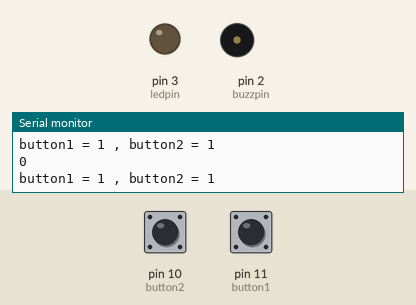
This sketch was run on a simulated Arduino Uno, built with avr-gcc and run on an emulated ATmega328P. Shown: output pins drawn as LEDs (lit = HIGH), buzzer (waves = sounding, pin HIGH), the last lines printed to the serial monitor. The test bench sets the inputs (shaded band); at power-on: pin 10 (button2) HIGH, pin 11 (button1) HIGH.

Above: at 1.3 s.
1.4 s: pin 10 (button2) pulled LOW for 1 s
At 1.87 s:
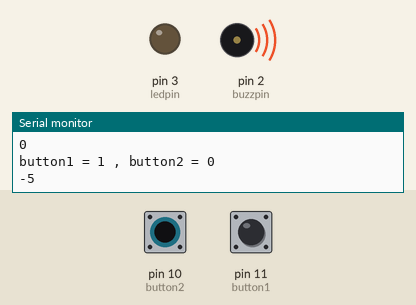
4.0 s: pin 11 (button1) pulled LOW for 3.2 s
At 8.0 s:
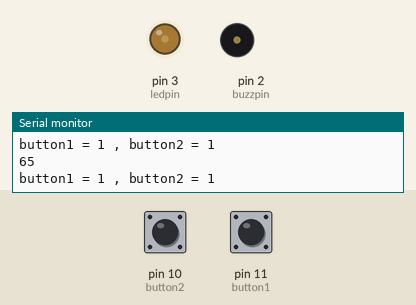
8.7 s: pin 11 (button1) pulled LOW for 3.2 s
At 12.5 s:
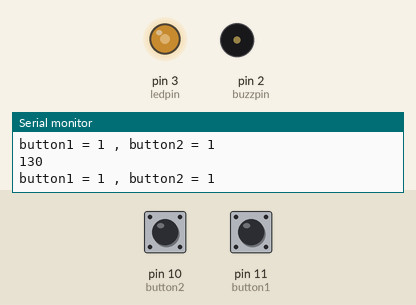
13.5 s: pin 11 (button1) pulled LOW for 3.2 s
At 17.1 s:
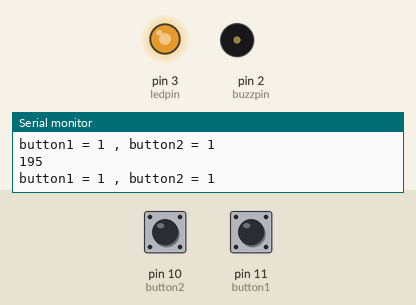
18.2 s: pin 11 (button1) pulled LOW for 3.2 s
At 22.5 s:
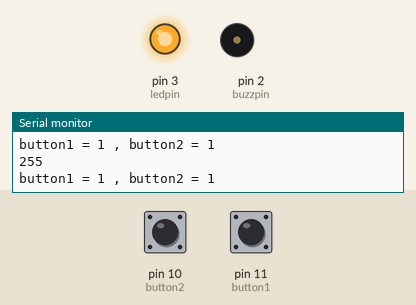
23.0 s: pin 10 (button2) pulled LOW for 3.2 s
At 27.5 s:
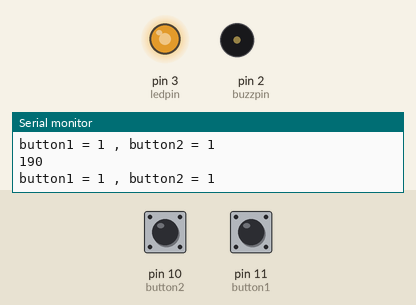
Timing chart, 0 to 28.7 s (numbered marks = the images above; inputs shaded):
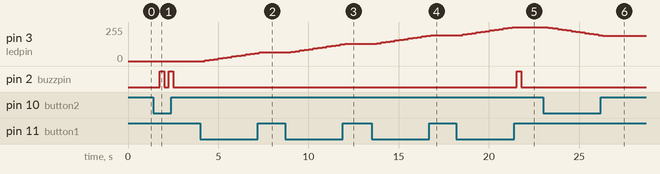

Measured:
- after the input at 1.4 s, pin 2 (buzzpin): alternates HIGH for 0.25 s and LOW for 0.25 s, 4 changes in all, then stays LOW, starting after 0.35 s
- after the input at 4.0 s, pin 3 (ledpin): moves from 0/255 to 65/255 over 3.0 s, starting after 0.26 s
- after the input at 8.7 s, pin 3 (ledpin): moves from 65/255 to 130/255 over 3.0 s, starting after 0.32 s
- after the input at 13.5 s, pin 3 (ledpin): moves from 130/255 to 195/255 over 3.0 s, starting after 0.28 s
- after the input at 18.2 s, pin 3 (ledpin): moves from 195/255 to 255/255 over 2.8 s, starting after 0.34 s; pin 2 (buzzpin): LOW → HIGH after 3.3 s, → LOW 0.25 s later
- after the input at 23.0 s, pin 3 (ledpin): moves from 255/255 to 190/255 over 3.0 s, starting after 0.30 s

The sketch:

ButtonLedBrightness.ino
```cpp
int buzzpin = 2;
int ledpin = 3;
int button1 = 11;
int button2 = 10;

int buttonval1;
int buttonval2;

int delaytime = 250;

int Ledbright = 0;

void setup() {
  // put your setup code here, to run once:
  pinMode(button1, INPUT);
  pinMode(button2, INPUT);
  pinMode(ledpin, OUTPUT);
  pinMode(buzzpin, OUTPUT);
  Serial.begin(9600);
}

void loop() {
  // put your main code here, to run repeatedly:
  buttonval1 = digitalRead(button1);
  buttonval2 = digitalRead(button2);
  Serial.print("button1 = ");
  Serial.print(buttonval1);
  Serial.print(" , ");
  Serial.print("button2 = ");
  Serial.println(buttonval2);
  delay(delaytime);

  if (buttonval1 == 0)
  {
    Ledbright = Ledbright + 5;
  }
  if (buttonval2 == 0)
  {
    Ledbright = Ledbright - 5;
  }
  Serial.println(Ledbright);
  if (Ledbright > 255)
  {
    Ledbright = 255;
    digitalWrite(buzzpin, HIGH);
    delay(delaytime);
    digitalWrite(buzzpin, LOW);
  }
  if (Ledbright < 0)
  {
    Ledbright = 0;
    digitalWrite(buzzpin, HIGH);
    delay(delaytime);
    digitalWrite(buzzpin, LOW);
    Serial.println("BUZZ ALARM");
  }
  analogWrite(ledpin, Ledbright);
}
```
